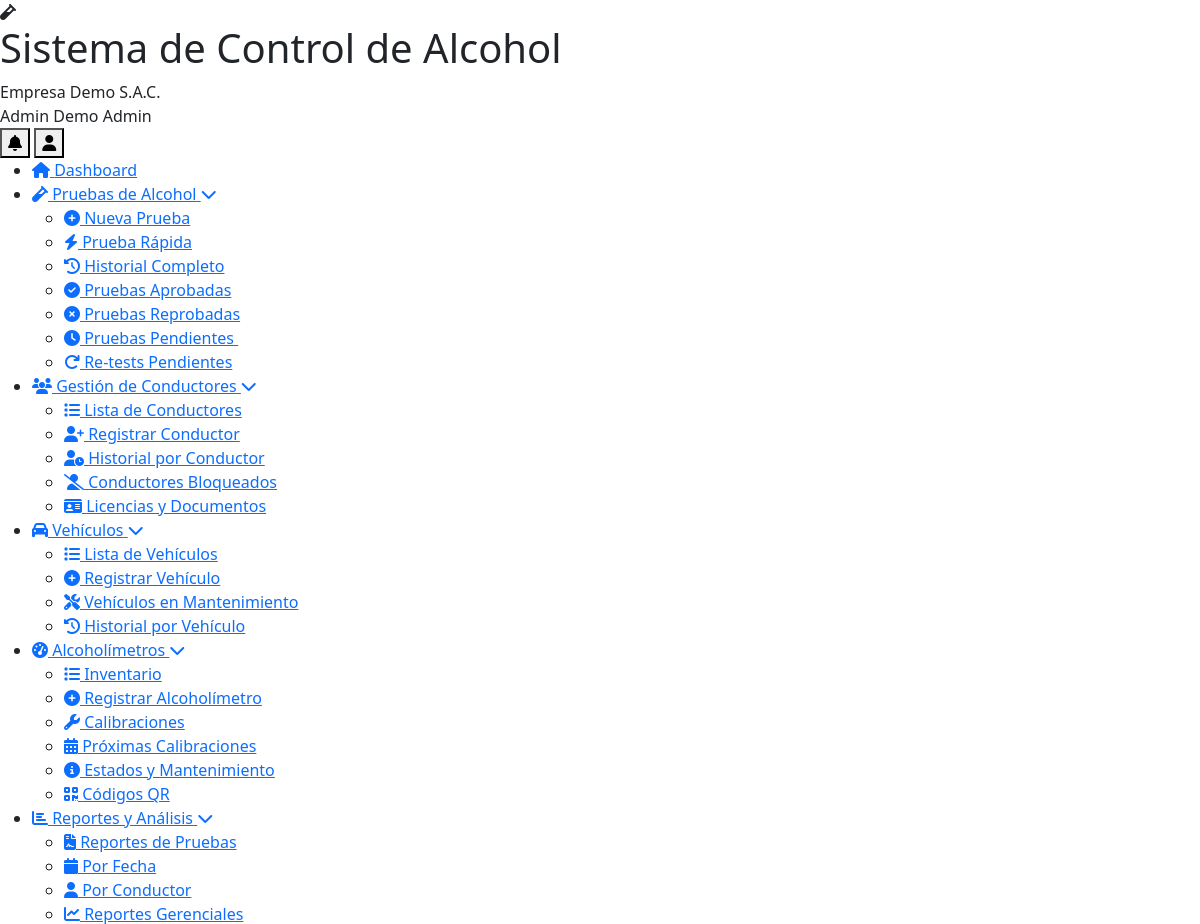
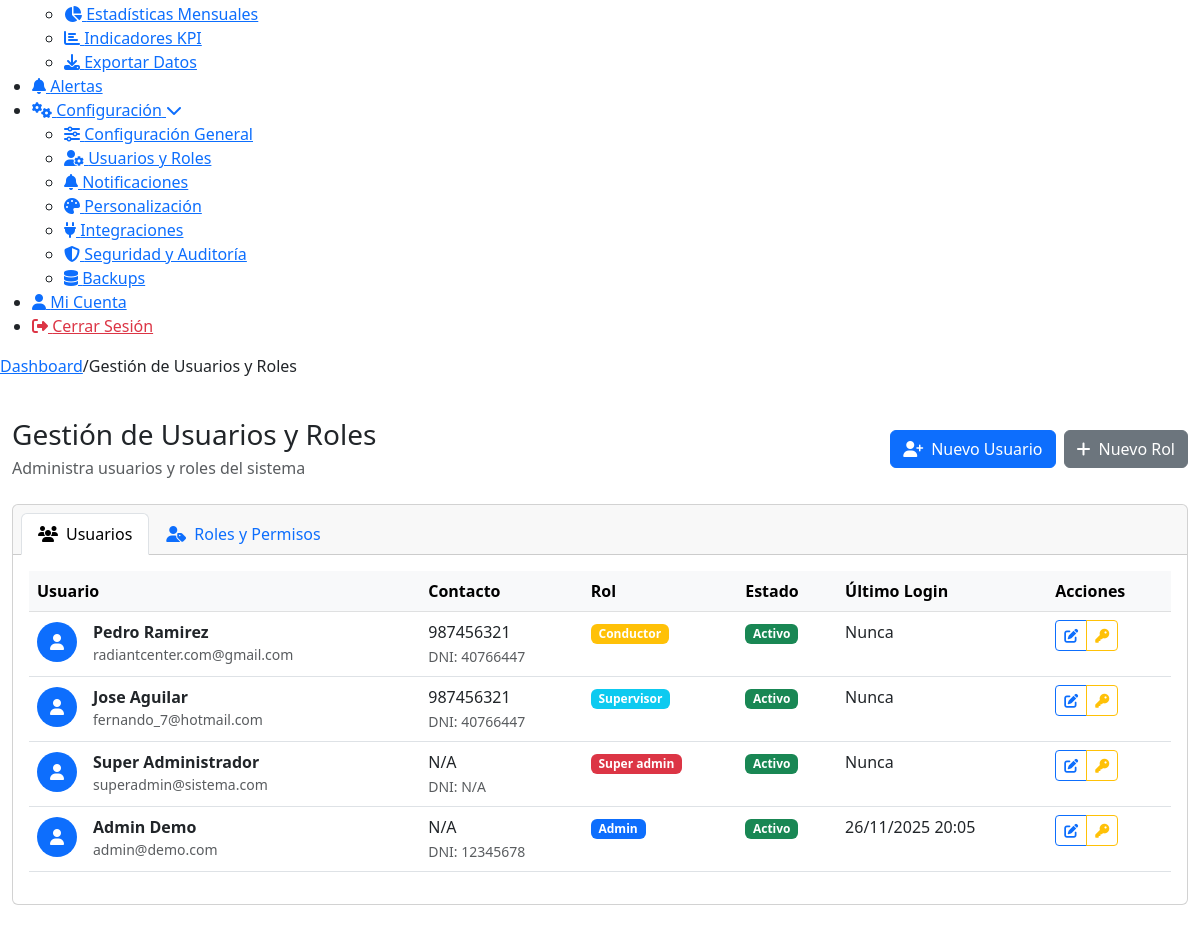
The page /usuarios.php (signed in) on the database its author committed (2 pictures, top to bottom).
### tables this page shows
CREATE TABLE `usuarios` (
  `id` int(11) NOT NULL,
  `cliente_id` int(11) DEFAULT NULL,
  `nombre` varchar(100) NOT NULL,
  `apellido` varchar(100) DEFAULT NULL,
  `email` varchar(255) NOT NULL,
  `password` varchar(255) NOT NULL,
  `telefono` varchar(20) DEFAULT NULL,
  `dni` varchar(15) DEFAULT NULL,
  `rol` enum('super_admin','admin','supervisor','operador','conductor','auditor') NOT NULL,
  `foto_perfil` varchar(255) DEFAULT NULL,
  `estado` tinyint(1) DEFAULT 1,
  `ultimo_login` timestamp NULL DEFAULT NULL,
  `token_recuperacion` varchar(100) DEFAULT NULL,
  `fecha_expiracion_token` datetime DEFAULT NULL,
  `intentos_login` int(11) DEFAULT 0,
  `bloqueado_hasta` datetime DEFAULT NULL,
  `fecha_creacion` timestamp NULL DEFAULT current_timestamp()
);

CREATE TABLE `clientes` (
  `id` int(11) NOT NULL,
  `nombre_empresa` varchar(255) NOT NULL,
  `ruc` varchar(20) NOT NULL,
  `direccion` text DEFAULT NULL,
  `telefono` varchar(20) DEFAULT NULL,
  `email_contacto` varchar(255) DEFAULT NULL,
  `plan_id` int(11) NOT NULL,
  `logo` varchar(255) DEFAULT NULL,
  `color_primario` varchar(7) DEFAULT '#2196F3',
  `color_secundario` varchar(7) DEFAULT '#1976D2',
  `fecha_registro` timestamp NULL DEFAULT current_timestamp(),
  `fecha_vencimiento` date DEFAULT NULL,
  `estado` enum('activo','inactivo','suspendido','prueba') DEFAULT 'prueba',
  `token_api` varchar(100) DEFAULT NULL,
  `modo_demo` tinyint(1) DEFAULT 1
);

### includes/Database.php (called while the page is built, shortened)
<?php
class Database {
    private $host = DB_HOST;
    private $db_name = DB_NAME;
    private $username = DB_USER;
    private $password = DB_PASS;
    public $conn;
    public function getConnection() {
        $this->conn = null;
        try {
            $this->conn = new PDO(
                "mysql:host=" . $this->host . ";dbname=" . $this->db_name,
                $this->username,
                $this->password
            );
            $this->conn->exec("set names utf8");
            $this->conn->setAttribute(PDO::ATTR_ERRMODE, PDO::ERRMODE_EXCEPTION);
        } catch(PDOException $exception) {
            error_log("Error de conexión: " . $exception->getMessage());
            return false;
        }
        return $this->conn;
    }
    public function fetchOne($query, $params = []) {
        try {
            $stmt = $this->conn->prepare($query);
            $stmt->execute($params);
            return $stmt->fetch(PDO::FETCH_ASSOC);
        } catch (PDOException $e) {
            error_log("Error en fetchOne: " . $e->getMessage());
            return false;
        }
    }
    public function fetchAll($query, $params = []) {
        try {
            $stmt = $this->conn->prepare($query);
            $stmt->execute($params);
            return $stmt->fetchAll(PDO::FETCH_ASSOC);
        } catch (PDOException $e) {
            error_log("Error en fetchAll: " . $e->getMessage());
            return false;
        }
    }
}
?>

### usuarios.php (the view, shortened to what this page needs)
<?php
require_once __DIR__ . '/includes/Database.php';
$breadcrumbs = [
    'index.php' => 'Dashboard',
    'usuarios.php' => 'Gestión de Usuarios y Roles'
];
require_once __DIR__ . '/includes/header.php';
if (!defined('BOOTSTRAP_LOADED')) {
    echo '
    <link href="https://cdn.jsdelivr.net/npm/bootstrap@5.3.0/dist/css/bootstrap.min.css" rel="stylesheet">
    <link rel="stylesheet" href="https://cdnjs.cloudflare.com/ajax/libs/font-awesome/6.4.0/css/all.min.css">
    <script src="https://cdn.jsdelivr.net/npm/bootstrap@5.3.0/dist/js/bootstrap.bundle.min.js"></script>
    ';
}
$db = new Database();
$cliente_id = $_SESSION['cliente_id'] ?? 0;
try {
    $usuarios = $db->fetchAll("
        SELECT u.*, c.nombre_empresa
        FROM usuarios u
        LEFT JOIN clientes c ON u.cliente_id = c.id
        WHERE u.cliente_id = ? OR u.cliente_id IS NULL
        ORDER BY u.fecha_creacion DESC
    ", [$cliente_id]);
} catch (Exception $e) {
    echo "<div class='alert alert-danger'>Error en consulta: " . $e->getMessage() . "</div>";
    $usuarios = [];
}
?>
<div class="container-fluid py-4">
    <div class="d-flex justify-content-between align-items-center mb-4">
        <div>
            <h1 class="h3 mb-1">Gestión de Usuarios y Roles</h1>
            <p class="text-muted mb-0">Administra usuarios y roles del sistema</p>
        </div>
        <div class="d-flex gap-2">
            <button class="btn btn-primary" data-bs-toggle="modal" data-bs-target="#modal-crear-usuario">
                <i class="fas fa-user-plus me-2"></i>Nuevo Usuario
            </button>
            <button class="btn btn-secondary" data-bs-toggle="modal" data-bs-target="#modal-crear-rol">
                <i class="fas fa-plus me-2"></i>Nuevo Rol
            </button>
        </div>
    </div>
    <div class="card">
        <div class="card-header">
            <ul class="nav nav-tabs card-header-tabs" id="myTab" role="tablist">
                <li class="nav-item" role="presentation">
                    <button class="nav-link active" id="usuarios-tab" data-bs-toggle="tab" data-bs-target="#usuarios" type="button" role="tab" aria-controls="usuarios" aria-selected="true">
                        <i class="fas fa-users me-2"></i>Usuarios
                    </button>
                </li>
                <li class="nav-item" role="presentation">
                    <button class="nav-link" id="roles-tab" data-bs-toggle="tab" data-bs-target="#roles" type="button" role="tab" aria-controls="roles" aria-selected="false">
                        <i class="fas fa-user-tag me-2"></i>Roles y Permisos
                    </button>
                </li>
            </ul>
        </div>
        <div class="card-body">
            <div class="tab-content" id="myTabContent">
                <div class="tab-pane fade show active" id="usuarios" role="tabpanel" aria-labelledby="usuarios-tab">
                    <?php if (empty($usuarios)): ?>
                    <div class="text-center py-5">
                        <div class="mb-4">
                            <i class="fas fa-users fa-3x text-muted"></i>
                        </div>
                        <h3 class="text-muted">No hay usuarios registrados</h3>
                        <p class="text-muted mb-4">Comienza agregando el primer usuario al sistema</p>
                        <button class="btn btn-primary" data-bs-toggle="modal" data-bs-target="#modal-crear-usuario">
                            <i class="fas fa-user-plus me-2"></i>Crear Primer Usuario
                        </button>
                    </div>
                    <?php else: ?>
                    <div class="table-responsive">
                        <table class="table table-hover">
                            <thead class="table-light">
                                <tr>
                                    <th>Usuario</th>
                                    <th>Contacto</th>
                                    <th>Rol</th>
                                    <th>Estado</th>
                                    <th>Último Login</th>
                                    <th>Acciones</th>
                                </tr>
                            </thead>
                            <tbody>
                                <?php foreach ($usuarios as $usuario): ?>
                                <tr>
                                    <td>
                                        <div class="d-flex align-items-center">
                                            <div class="avatar bg-primary text-white rounded-circle me-3 d-flex align-items-center justify-content-center" style="width: 40px; height: 40px;">
                                                <i class="fas fa-user"></i>
                                            </div>
                                            <div>
                                                <strong><?php echo htmlspecialchars($usuario['nombre'] . ' ' . $usuario['apellido']); ?></strong>
                                                <div class="text-muted small"><?php echo htmlspecialchars($usuario['email']); ?></div>
                                            </div>
                                        </div>
                                    </td>
                                    <td>
                                        <div><?php echo htmlspecialchars($usuario['telefono'] ?? 'N/A'); ?></div>
                                        <small class="text-muted">DNI: <?php echo htmlspecialchars($usuario['dni'] ?? 'N/A'); ?></small>
                                    </td>
                                    <td>
                                        <?php
                                        $badge_class = [
                                            'super_admin' => 'bg-danger',
                                            'admin' => 'bg-primary',
                                            'supervisor' => 'bg-info',
                                            'operador' => 'bg-success',
                                            'conductor' => 'bg-warning',
                                            'auditor' => 'bg-secondary'
                                        ][$usuario['rol']] ?? 'bg-secondary';
                                        ?>
                                        <span class="badge <?php echo $badge_class; ?>">
                                            <?php echo ucfirst(str_replace('_', ' ', $usuario['rol'])); ?>
                                        </span>
                                    </td>
                                    <td>
                                        <span class="badge <?php echo ($usuario['estado'] ?? 0) == 1 ? 'bg-success' : 'bg-danger'; ?>">
                                            <?php echo ($usuario['estado'] ?? 0) == 1 ? 'Activo' : 'Inactivo'; ?>
                                        </span>
                                    </td>
                                    <td>
                                        <?php echo $usuario['ultimo_login'] ? date('d/m/Y H:i', strtotime($usuario['ultimo_login'])) : 'Nunca'; ?>
                                    </td>
                                    <td>
                                        <div class="btn-group">
                                            <button class="btn btn-sm btn-outline-primary"
                                                    onclick="cargarDatosEditarUsuario(
                                                        <?php echo $usuario['id']; ?>,
                                                        '<?php echo addslashes($usuario['nombre']); ?>',
                                                        '<?php echo addslashes($usuario['apellido'] ?? ''); ?>',
                                                        '<?php echo addslashes($usuario['email']); ?>',
                                                        '<?php echo addslashes($usuario['telefono'] ?? ''); ?>',
                                                        '<?php echo addslashes($usuario['dni'] ?? ''); ?>',
                                                        '<?php echo addslashes($usuario['rol']); ?>',
                                                        <?php echo $usuario['estado']; ?>
                                                    )">
                                                <i class="fas fa-edit"></i>
                                            </button>
                                            <button class="btn btn-sm btn-outline-warning"
                                                    onclick="cargarDatosCambiarPassword(<?php echo $usuario['id']; ?>, '<?php echo addslashes($usuario['nombre']); ?>')">
                                                <i class="fas fa-key"></i>
                                            </button>
                                        </div>
                                    </td>
                                </tr>
                                <?php endforeach; ?>
                            </tbody>
                        </table>
                    </div>
                    <?php endif; ?>
                </div>
            </div>
        </div>
    </div>
</div>
<?php
require_once __DIR__ . '/includes/footer.php';
?>

### includes/header.php (shortened to what this page needs)
<?php
$database = new Database();
$user_id = $_SESSION['user_id'] ?? null;
$user_query = $database->fetchOne("
    SELECT u.*, c.nombre_empresa, c.logo, c.color_primario, c.color_secundario, p.nombre_plan
    FROM usuarios u
    LEFT JOIN clientes c ON u.cliente_id = c.id
    LEFT JOIN planes p ON c.plan_id = p.id
    WHERE u.id = ?
", [$user_id]);
?>
<!DOCTYPE html>
<html lang="es">
<head>
	<link rel="stylesheet" href="<?php echo BASE_URL; ?>/assets/css/simple-style.css">
    <link rel="stylesheet" href="<?php echo BASE_URL; ?>/assets/css/responsive.css">
	<link rel="stylesheet" href="<?php echo BASE_URL; ?>/assets/css/dashboard-enhancements.css">
    <link href="https://cdnjs.cloudflare.com/ajax/libs/font-awesome/6.0.0/css/all.min.css" rel="stylesheet">
</head>
<body>
    <div class="app-container">
        <header class="app-header">
            <div class="header-content">
                <div class="brand-section">
                    <?php if (!empty($user_query['logo'])): ?>
                    <img src="<?php echo BASE_URL . '/assets/uploads/' . $user_query['logo']; ?>" alt="Logo" class="brand-logo">
                    <?php else: ?>
                    <div class="brand-logo default-logo">
                        <i class="fas fa-vial"></i>
                    </div>
                    <?php endif; ?>
                    <div class="brand-text">
                        <h1 class="app-name"><?php echo SITE_NAME; ?></h1>
                        <span class="client-name"><?php echo htmlspecialchars($user_query['nombre_empresa'] ?? 'Empresa'); ?></span>
                    </div>
                </div>
                <div class="user-menu">
                    <div class="user-info">
                        <span class="user-name"><?php echo htmlspecialchars(($user_query['nombre'] ?? 'Usuario') . ' ' . ($user_query['apellido'] ?? 'Sistema')); ?></span>
                        <span class="user-role"><?php echo ucfirst(str_replace('_', ' ', $user_query['rol'] ?? 'usuario')); ?></span>
                    </div>
                    <div class="user-actions">
                        <button class="btn-icon" onclick="toggleNotifications()">
                            <i class="fas fa-bell"></i>
                        </button>
                        <button class="btn-icon" onclick="toggleUserMenu()">
                            <i class="fas fa-user"></i>
                        </button>
                    </div>
                </div>
            </div>
        </header>
        <div class="main-content">
            <?php include 'includes/sidebar.php'; ?>
            <main class="content-area">
                <div class="content-header">
                    <div class="breadcrumb">
                        <?php
                        if (!empty($breadcrumbs)) {
                            $last_key = array_key_last($breadcrumbs);
                            foreach ($breadcrumbs as $key => $crumb) {
                                if ($key === $last_key) {
                                    echo '<span class="breadcrumb-text">' . htmlspecialchars($crumb) . '</span>';
                                } else {
                                    echo '<a href="' . $key . '" class="breadcrumb-link">' . htmlspecialchars($crumb) . '</a>';
                                    echo '<span class="breadcrumb-separator">/</span>';
                                }
                            }
                        }
                        ?>
                    </div>
                </div>
                <div class="content-body">

### rows shown on the page
usuarios: cliente.nombre_empresa "Empresa Demo S.A.C.", nombre+apellido "Admin Demo", rol "Admin", email "admin@demo.com", telefono "N/A", dni "12345678", estado "Activo", ultimo_login "26/11/2025 20:05"
usuarios: nombre+apellido "Pedro Ramirez", email "radiantcenter.com@gmail.com", telefono "987456321", dni "40766447", rol "Conductor", estado "Activo", shows "Nunca"
usuarios: nombre+apellido "Jose Aguilar", email "fernando_7@hotmail.com", telefono "987456321", dni "40766447", rol "Supervisor", estado "Activo", shows "Nunca"
usuarios: nombre+apellido "Super Administrador", email "superadmin@sistema.com", telefono "N/A", dni "N/A", rol "Super admin", estado "Activo", shows "Nunca"

### other values the page prints
SITE_NAME "Sistema de Control de Alcohol"
$crumb "Dashboard"
$crumb "Gestión de Usuarios y Roles"
